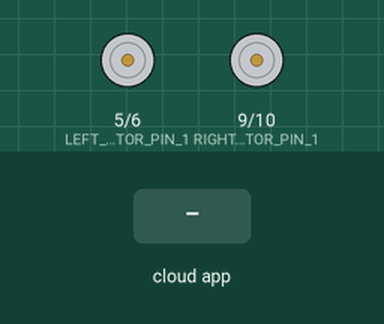
Bench run of a sketch on a simulated Arduino Uno, built with avr-gcc and run on an emulated ATmega328P. On the bench: motor-driver pin pairs drawn as motors (green arrow = first pin HIGH = forward, orange = second pin HIGH = backward, longer = more drive). The test bench sets the inputs (shaded band). The ROS host is connected and sends only what is stated.

Above: at 1.2 s.
1.3 s: the phone or cloud app sets left to 45
At 2.2 s:
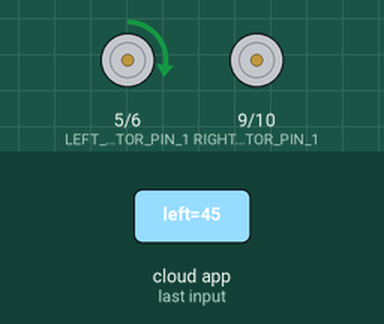
2.8 s: the phone or cloud app sets right to 45
At 3.9 s:
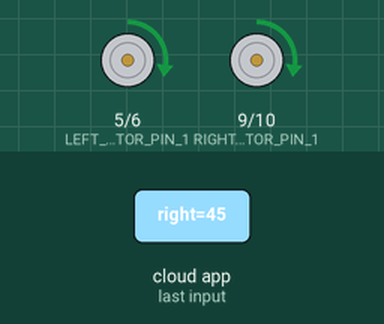
4.3 s: the phone or cloud app sets left to 0
At 4.8 s:
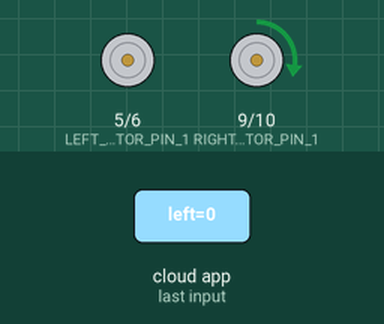
5.8 s: the phone or cloud app sets right to 90
At 6.9 s:
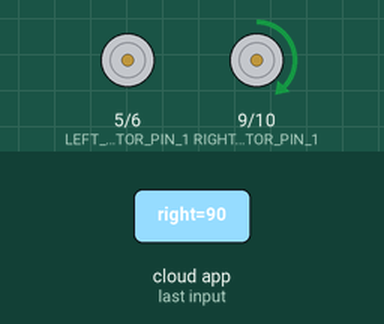
7.3 s: the phone or cloud app sets left to 90
At 8.5 s:
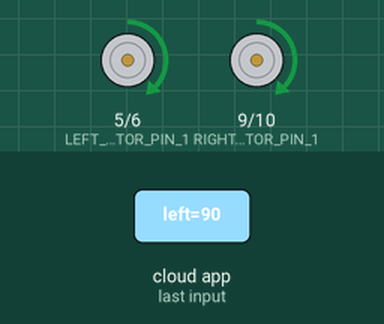
8.8 s: the phone or cloud app sets right to 0
At 9.5 s:
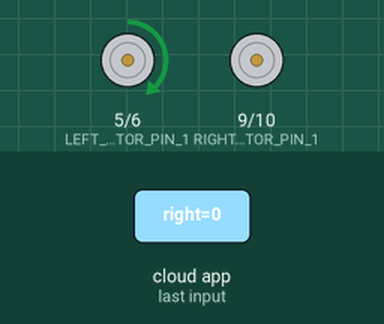
Timing chart, 0 to 11.3 s (numbered marks = the images above; inputs shaded):
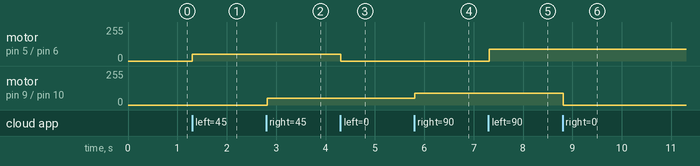

Measured:
- after the input at 1.3 s, motor on pin 5 (LEFT_MOTOR_PIN_1) / pin 6 (LEFT_MOTOR_PIN_2): stopped → forward 50/255 at once
- after the input at 2.8 s, motor on pin 9 (RIGHT_MOTOR_PIN_1) / pin 10 (RIGHT_MOTOR_PIN_2): stopped → forward 50/255 at once
- after the input at 4.3 s, motor on pin 5 (LEFT_MOTOR_PIN_1) / pin 6 (LEFT_MOTOR_PIN_2): forward 50/255 → stopped at once
- after the input at 5.8 s, motor on pin 9 (RIGHT_MOTOR_PIN_1) / pin 10 (RIGHT_MOTOR_PIN_2): forward 50/255 → forward 90/255 at once
- after the input at 7.3 s, motor on pin 5 (LEFT_MOTOR_PIN_1) / pin 6 (LEFT_MOTOR_PIN_2): stopped → forward 90/255 at once
- after the input at 8.8 s, motor on pin 9 (RIGHT_MOTOR_PIN_1) / pin 10 (RIGHT_MOTOR_PIN_2): forward 90/255 → stopped at once

The sketch:

ROS_driver.ino
```cpp
// Sketch for ROS
#include <ros.h>
#include <std_msgs/Int32.h>

// выводы к которым подключен драйвер моторов
#define LEFT_MOTOR_PIN_1          5
#define LEFT_MOTOR_PIN_2          6
#define RIGHT_MOTOR_PIN_1         9
#define RIGHT_MOTOR_PIN_2         10

#define MOTOR_VALUE_MAX           255      // максимальное значение подаваемое на драйвер
#define MOTOR_VALUE_MIN           50       // минимальное значение подаваемое на драйвер

#define LEFT                      0
#define RIGHT                     1

#define TIME_PUB_PERIOD_MS        20  // интервал публикации значений

#define COUNT_MOTORS              2

int value_motors[COUNT_MOTORS] = {0, 0};    //значения подаваемые на драйвер моторов
unsigned long last_time;

// функция обработки сообщений топика
void callBackCmdLeftMotor( const std_msgs::Int32& msg){
  value_motors[LEFT] = msg.data;
}
void callBackCmdRightMotor( const std_msgs::Int32& msg){
  value_motors[RIGHT] = msg.data;
}

// создание переменной узла
ros::NodeHandle nh;

// подписчики
ros::Subscriber<std_msgs::Int32> subCmdLeftMotor("motor/left", &callBackCmdLeftMotor );
ros::Subscriber<std_msgs::Int32> subCmdRightMotor("motor/right", &callBackCmdRightMotor );

void setup() {
 nh.getHardware()->setBaud(115200);  // задаем скорость обмена информацией
 nh.initNode();                      // инициализируем узел
 nh.subscribe(subCmdLeftMotor);      // инициализируем подписчика для левого мотора
 nh.subscribe(subCmdRightMotor);     // инициализируем подписчика для правого мотора

 // инициализация выходов на драйверы управления моторами
 pinMode(LEFT_MOTOR_PIN_1, OUTPUT);
 pinMode(LEFT_MOTOR_PIN_2, OUTPUT);
 pinMode(RIGHT_MOTOR_PIN_1, OUTPUT);
 pinMode(RIGHT_MOTOR_PIN_2, OUTPUT);
}

void loop(){
  unsigned long time = millis() - last_time;

  // проверяем нужно ли менять режим
  if (time > TIME_PUB_PERIOD_MS) {
    moveMotor(value_motors[LEFT], LEFT);
    moveMotor(value_motors[RIGHT], RIGHT);
    last_time = millis(); // фиксируем время последней публикации
  }
 nh.spinOnce();
}

// управление мотором на определенной стороне робота
void moveMotor(int value, int side){
  // избавляемся от переполнения ШИМ
  if (value>MOTOR_VALUE_MAX)
    value = MOTOR_VALUE_MAX;
  if (value<-MOTOR_VALUE_MAX)
    value = -MOTOR_VALUE_MAX;

  // убираем значения ниже минимального значения при котором моторы могут вращаться
  if (value < 0 && value >= -MOTOR_VALUE_MIN)
    value = -MOTOR_VALUE_MIN;
  if (value > 0 && value <= MOTOR_VALUE_MIN)
    value = MOTOR_VALUE_MIN;

  // определяем направление вращения и передаем значения на драйвер
  if (value>=0) {
    if (value==0){
      // стоп мотор
      analogWrite(side==LEFT ? LEFT_MOTOR_PIN_1 : RIGHT_MOTOR_PIN_1, 0);
      analogWrite(side==LEFT ? LEFT_MOTOR_PIN_2 : RIGHT_MOTOR_PIN_2, 0);
    } else {
      // вращение вперед
      analogWrite(side==LEFT ? LEFT_MOTOR_PIN_1 : RIGHT_MOTOR_PIN_1, abs(value));
      analogWrite(side==LEFT ? LEFT_MOTOR_PIN_2 : RIGHT_MOTOR_PIN_2, 0);
    }
  } else {
    // вращение назад
    analogWrite(side==LEFT ? LEFT_MOTOR_PIN_1 : RIGHT_MOTOR_PIN_1, 0);
    analogWrite(side==LEFT ? LEFT_MOTOR_PIN_2 : RIGHT_MOTOR_PIN_2, abs(value));
  }
}
```
